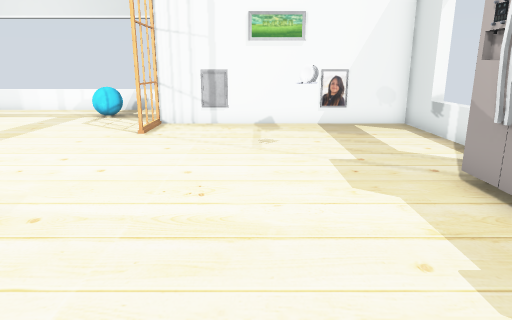
View 1 (above)

18 first-person views from a walk through a world built for the Gazebo simulator. The camera is 1 m above the floor, tilts 14° down and sees 70° across. The floor is counted in squares, 0.5 m on a side. Each view is taken from the middle of a square. On the plan, view 1 faces up. The plan holds only what a view shows up to about 19 squares ahead; the rest is blank. Some surface patterns are stand-ins.

View 2
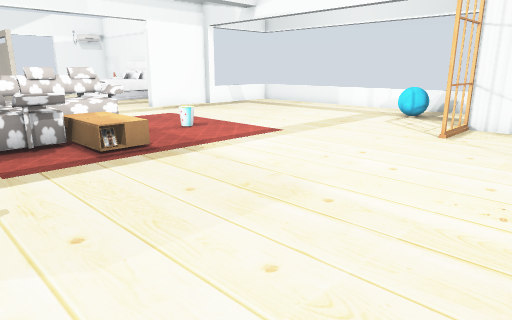

View 3
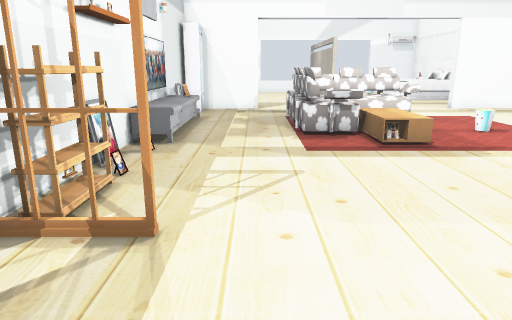

View 4
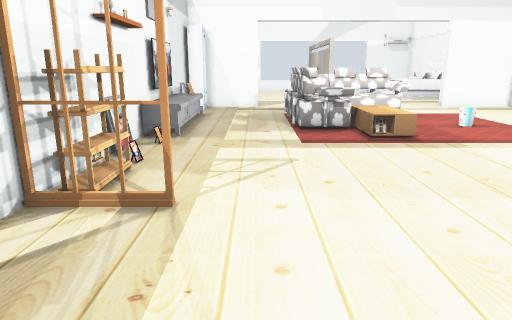

View 5
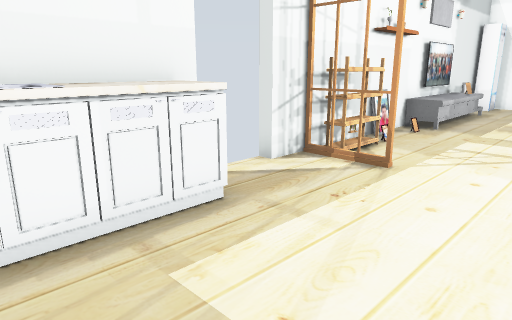

View 6
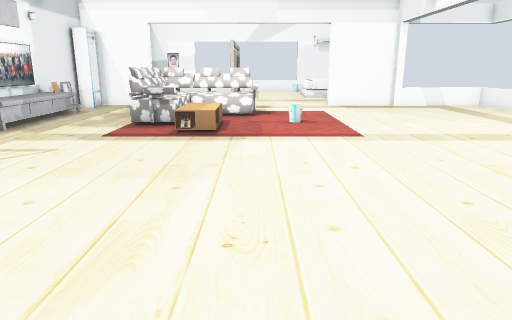

View 7
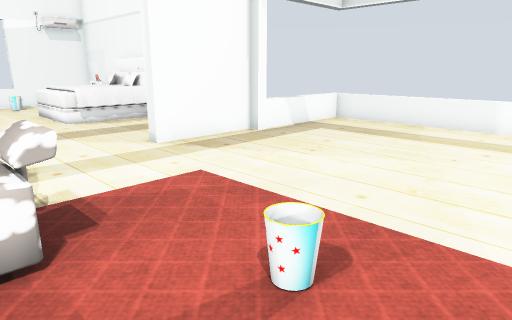

View 8
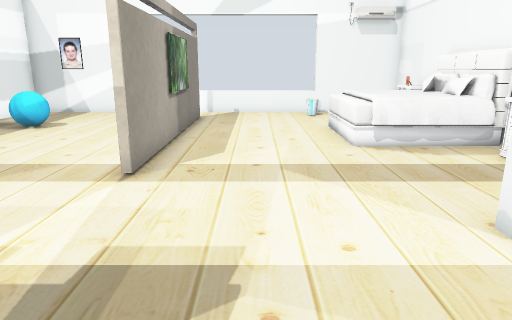

View 9
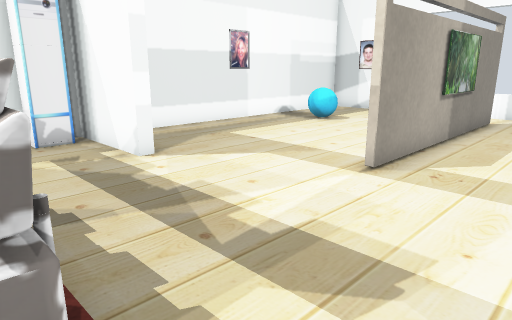

View 10
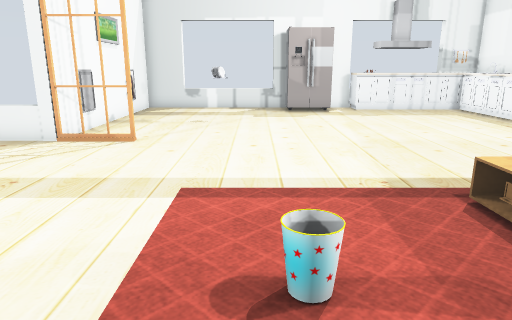

View 11
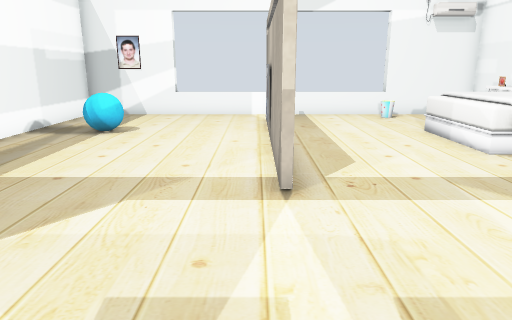

View 12
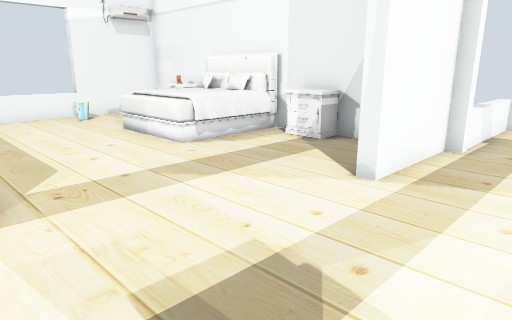

View 13
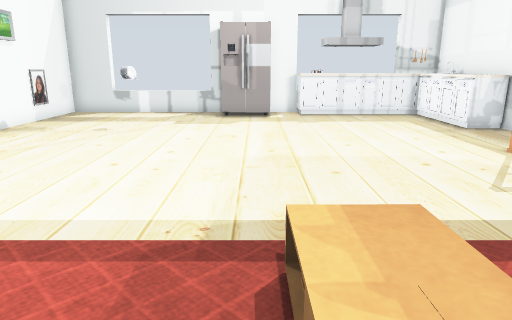

View 14
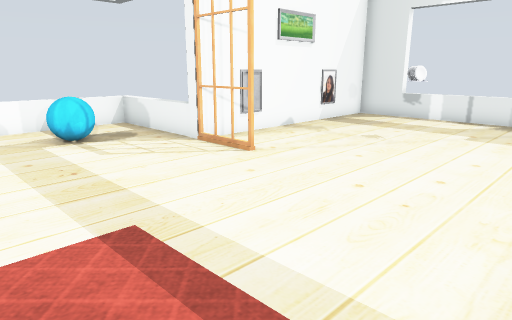

View 15
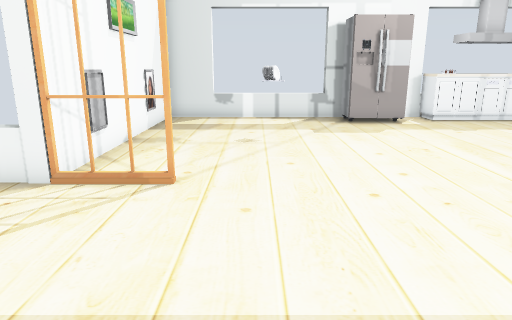

View 16
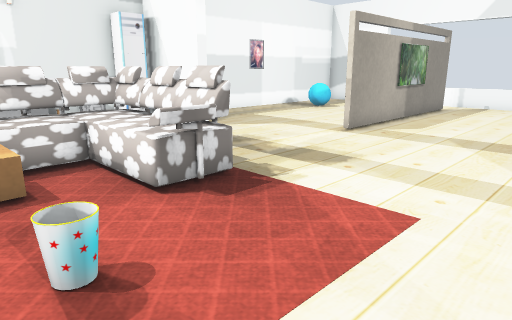

View 17
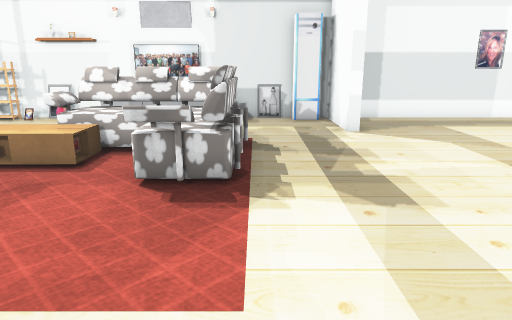

View 18
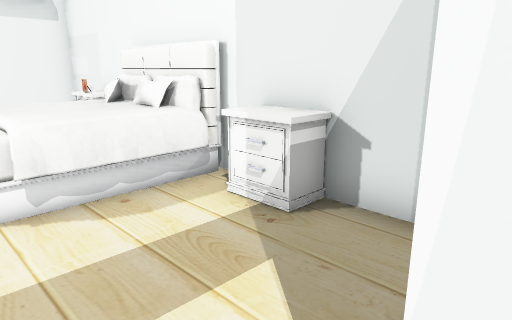

### Floor plan
Points are (right, up) in squares from view 1. A wall is a line through its corners. A room is listed if a view was taken in it or the views show most of it. See-through windows are left out.
Room 1 (views 1, 2, 3, 4, 5, 6, 7, 8, 9, 10, 11, 12, 13, 14, 15, 16, 17, 18)
walls: (-20.8, 4.4) (-29, 4.4); (-18.5, 0.1) (-18, 0.1) (-18, -3.5) (-2, -3.5); (-18, 13.7) (-18, 10.1) (-18.5, 10.1); (-19.6, 13.7) (-31.6, 13.7) (-31.6, -3.5) (-19.4, -3.5); (-17.6, 18.5) (-17.6, 13.7); (-0.1, -3.5) (5.6, -3.5) (5.6, -2.4); (-29.6, 4.6) (-20.8, 4.6); (5.6, 6.4) (5.6, 13.7) (-3.7, 13.7) (-3.7, 18.5); (5.6, 2.9) (5.6, 4.4)
low walls: (-3.7, 18.5) (-17.6, 18.5)
ways out: gap at (-2, -4); gap at (0, -4)
objects: bin (-30, 9) to (-30, 10); other object (-29, 13); nightstand (-28, 13); cyan ball (-27, -1); bed (-27, 10) to (-24, 13); picture (-25, -3); picture (-25, 4); nightstand (-22, 13) to (-21, 13); other object (-17, -3); picture (-15, -3); sofa (-15, 2) to (-10, 6); TV cabinet (-14, -3); TV (-13, -3); other object (-13, -2); picture (-12, -3) to (-11, -3); TV cabinet (-11, -3) to (-9, -2); coffee table (-11, 3) to (-9, 4); bin (-11, 7) to (-11, 8); TV (-10, -3); other object (-8, -3); other object (-7, -3); cyan ball (-7, 16) to (-6, 16); desk (-6, -3); shoe rack (-5, -3) to (-4, -3); door leaf (-4, 12) to (-4, 13); door leaf (-3, -3) to (-3, -1); picture (-2, 14); kitchen cabinet (1, -3) to (5, -1); table (1, 9) to (1, 10); picture (3, 14); fridge (4, 5) to (5, 6); other object (5, 0) to (5, 1); kitchen cabinet (5, 2) to (5, 3)

Where each view was taken, in squares from view 1:
view 1: 0 up, 0 right, facing up
view 2: 0 up, 0 right, facing up-left
view 3: 0 up, 1 right, facing left
view 4: 0 up, 2 right, facing left
view 5: 2 up, 4 right, facing down-left
view 6: 6 up, 3 right, facing left
view 7: 5 up, 9 left, facing up-left
view 8: 7 up, 14 left, facing left
view 9: 8 up, 14 left, facing down-left
view 10: 8 up, 14 left, facing right
view 11: 4 up, 15 left, facing left
view 12: 4 up, 15 left, facing up-left
view 13: 5 up, 12 left, facing right
view 14: 5 up, 10 left, facing up-right
view 15: 10 up, 10 left, facing right
view 16: 11 up, 10 left, facing down-left
view 17: 12 up, 15 left, facing down
view 18: 9 up, 18 left, facing up-left
